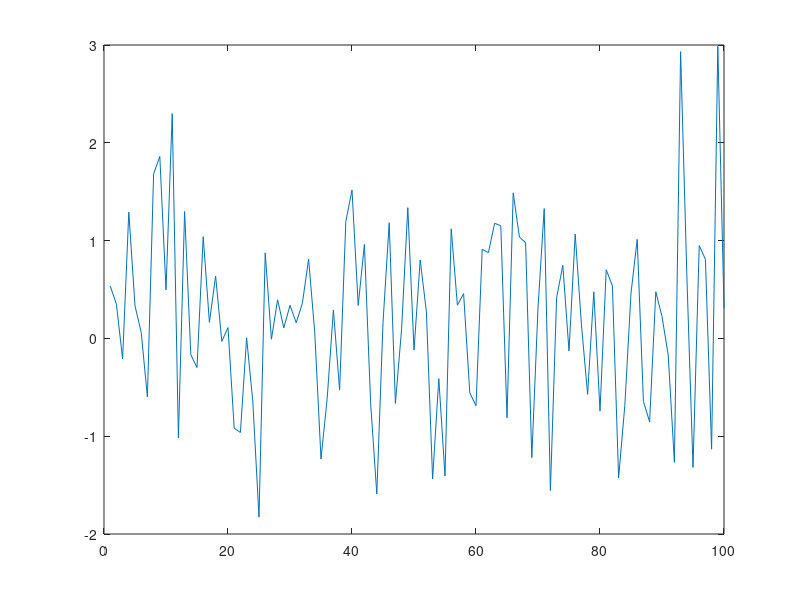

The MATLAB source for this figure: (Note: this script raises an error after producing the figure.)
%% 3.1
clc
clear

load data1

plot(data1.x);
% Q1: Looks like the process has at least close to zero mean.

m = mean(data1.x)
% The estimation seems to be close to zero. 


% Q2: if zero is contained in the 95% confidence interval, we can say that
% the process has zero mean with a level of significance of 5%. Elementary
% statistics yield the following confidence interval boundaries 
lambda = 1.96; 
std = std(data1.x);
n = length(data1.x);
boundaries = [m - lambda*std/sqrt(n), m + lambda*std/sqrt(n)]

% Zero is not contained in the confidence interval: we can say that the process
% does not have zero mean with confidence 95%. 

%% 3.2 
clc
clear

load covProc

tiledlayout(1, 3);

for k = 1:3
    nexttile;
    plot(covProc(1:end-k),covProc(k+1:end),'.')
    title(k);
end

% In the scatter plots, each point p = (y_t, y_(t-k)) for k = 1, 2, 3,
% respectively. The plots are mostly used for visualizing the covariance
% (which is related to the level of linear relation between the two sets 
% of samples), as if the covariance is large for time differences tau = k, y_t and
% y_(t-k) will be large at the same time, and small at the same time (and
% the opposite for negative covariance). Thus, in those cases the scatter 
% plots will have a shape close to a straight line. If the covariance is
% small, there a specific value of y_t does not say anything about the
% value of y_(t-k), and the scatter plot will be more spread out in a disc.

%% 
clc
clear

load covProc

[ycov,lags]=xcov(covProc,20,'biased')

% ycov(i) contains the covariance between y_t and y_(t-lags(i)), i.e. the 
% covariances for all time lags. 

plot(lags, ycov)
grid on
% As we expected, the covariance for k = +-2 is positive (scatter plot 
% almost forms a straight line with positive slope), negative for k =
% +-1 (straight line with negative slope), and close to zero for k = 3
% (scatter plot shows no linear relationship). 

%% 3.3
clc 
clear

simuleraenkelsumma

spekgui

% The peaks in the spectral distribution does not have equal height. For
% every new realization the heights are new and the one peak which is the
% tallest changes. 

% Possible explanation: 
% Since the process is modeled as a linear combination of cosines with
% amplitudes and phases being observations of some random variables, the
% expected values of these random variables affect the power of each
% frequency in the frequency domain. This can be seen mathematically as the
% delta functions having a height equal to the expected power of the
% amplitude of the cosines in the process. Since every time we get a new
% realization, we also get new observations of our random amplitudes and
% phases, which gives the different frequency components in the process
% different strengths (amplitudes) which in turn affects the height of the
% peak in the frequency domain (in the spectral density). 


%% 4.1   
clc 
clear

load cello 
load trombone

spekgui

% Cello: 18 peaks (perhaps more), main frequencies 220, 440, 660, 880, 1100, 1330... continues on

% Trombone: 6 peaks, main frequencies (use log scale to see) 220, 440, 660, 880,
% 1100, 1330 (last)

% Both samples have peaks at 50 Hz, likely coming as a capacitive disturbance 
% from the mains electricity which the tape recorder is connected to. 

%% 4.2 
clc
clear

load cello 

n = 2;
cello2.x=cello.x(1:n:end);
cello2.dt=cello.dt*n;

spekgui

% The spectrum is identical up to about 1320 Hz, where peaks are now
% appearing twice as often. The range of the spectrum is also now only [0,
% 2000] Hz, in comparison to 4000 Hz as the previous upper boundary. The
% "extra" peaks present at higher frequency are probably aliased since we
% halfed the sampling speed.

%% lower sampling, trombone
clc
clear

load trombone

n = 4;
trombone2.x = trombone.x(1:n:end);
trombone2.dt = trombone.dt*n;

spekgui

% Trombone: we are starting to see aliased peaks at n = 4, i.e. using a 
% fourth of the original sampling speed. 

%% lowpass
clc
clear

load cello

cello2.x=decimate(cello.x, 2);
cello2.dt=cello.dt*2;

spekgui

% Applying a lowpass filter to the signal before resamplig at a lower rate
% does not yield any aliased peaks as the peaks that would have been
% aliased have been removed from the signal. 






